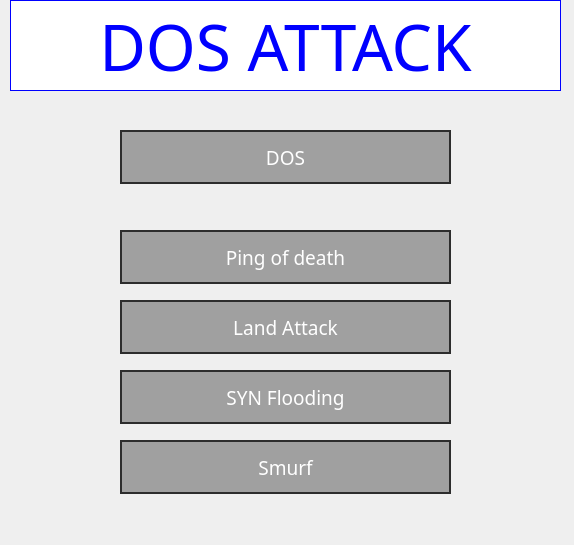
<?xml version="1.0" encoding="UTF-8"?>
<ui version="4.0">
 <class>Form</class>
 <widget class="QWidget" name="Form">
  <property name="geometry">
   <rect>
    <x>0</x>
    <y>0</y>
    <width>574</width>
    <height>545</height>
   </rect>
  </property>
  <property name="windowTitle">
   <string>Form</string>
  </property>
  <property name="styleSheet">
   <string notr="true"/>
  </property>
  <widget class="QLabel" name="label_4">
   <property name="geometry">
    <rect>
     <x>10</x>
     <y>0</y>
     <width>551</width>
     <height>91</height>
    </rect>
   </property>
   <property name="font">
    <font>
     <family>Bernard MT Condensed</family>
     <pointsize>48</pointsize>
     <weight>50</weight>
     <bold>false</bold>
    </font>
   </property>
   <property name="styleSheet">
    <string notr="true">QLabel {
    background-color: white;
    color: blue;
	border: 1px solid blue;
}
</string>
   </property>
   <property name="text">
    <string>DOS ATTACK</string>
   </property>
   <property name="alignment">
    <set>Qt::AlignCenter</set>
   </property>
  </widget>
  <widget class="QPushButton" name="pod_btn">
   <property name="geometry">
    <rect>
     <x>120</x>
     <y>230</y>
     <width>331</width>
     <height>54</height>
    </rect>
   </property>
   <property name="font">
    <font>
     <family>Berlin Sans FB</family>
     <pointsize>14</pointsize>
     <weight>50</weight>
     <italic>false</italic>
     <bold>false</bold>
    </font>
   </property>
   <property name="styleSheet">
    <string notr="true">QPushButton {
    background-color: rgba(128, 128, 128, 180);
    border: 2px solid #2d2d2d;
	font: 14pt &quot;Berlin Sans FB&quot;;
    color: white;
    padding: 5px;
    min-height: 40px;
    max-width: 400px;
}

/* 버튼에 마우스를 올렸을 때 */
QPushButton:hover {
    background-color: #dee2e6;
    border: 2px solid #0000ff;
}

/* 버튼을 클릭했을 때 */
QPushButton:pressed {
    background-color: rgba(98, 98, 98, 180);
}</string>
   </property>
   <property name="text">
    <string>Ping of death</string>
   </property>
  </widget>
  <widget class="QPushButton" name="la_btn">
   <property name="geometry">
    <rect>
     <x>120</x>
     <y>300</y>
     <width>331</width>
     <height>54</height>
    </rect>
   </property>
   <property name="font">
    <font>
     <family>Berlin Sans FB</family>
     <pointsize>14</pointsize>
     <weight>50</weight>
     <italic>false</italic>
     <bold>false</bold>
    </font>
   </property>
   <property name="styleSheet">
    <string notr="true">QPushButton {
	font: 14pt &quot;Berlin Sans FB&quot;;
    background-color: rgba(128, 128, 128, 180);
    border: 2px solid #2d2d2d;
    color: white;
    padding: 5px;
    min-height: 40px;
    max-width: 400px;
}

/* 버튼에 마우스를 올렸을 때 */
QPushButton:hover {
    background-color: #dee2e6;
    border: 2px solid #0000ff;
}

/* 버튼을 클릭했을 때 */
QPushButton:pressed {
    background-color: rgba(98, 98, 98, 180);
}</string>
   </property>
   <property name="text">
    <string>Land Attack</string>
   </property>
  </widget>
  <widget class="QPushButton" name="synf_btn">
   <property name="geometry">
    <rect>
     <x>120</x>
     <y>370</y>
     <width>331</width>
     <height>54</height>
    </rect>
   </property>
   <property name="font">
    <font>
     <family>Berlin Sans FB</family>
     <pointsize>14</pointsize>
     <weight>50</weight>
     <italic>false</italic>
     <bold>false</bold>
    </font>
   </property>
   <property name="styleSheet">
    <string notr="true">QPushButton {
	font: 14pt &quot;Berlin Sans FB&quot;;
    background-color: rgba(128, 128, 128, 180);
    border: 2px solid #2d2d2d;
    color: white;
    padding: 5px;
    min-height: 40px;
    max-width: 400px;
}

/* 버튼에 마우스를 올렸을 때 */
QPushButton:hover {
    background-color: #dee2e6;
    border: 2px solid #0000ff;
}

/* 버튼을 클릭했을 때 */
QPushButton:pressed {
    background-color: rgba(98, 98, 98, 180);
}</string>
   </property>
   <property name="text">
    <string>SYN Flooding</string>
   </property>
  </widget>
  <widget class="QPushButton" name="s_btn">
   <property name="geometry">
    <rect>
     <x>120</x>
     <y>440</y>
     <width>331</width>
     <height>54</height>
    </rect>
   </property>
   <property name="font">
    <font>
     <family>Berlin Sans FB</family>
     <pointsize>14</pointsize>
     <weight>50</weight>
     <italic>false</italic>
     <bold>false</bold>
    </font>
   </property>
   <property name="styleSheet">
    <string notr="true">QPushButton {
	font: 14pt &quot;Berlin Sans FB&quot;;
    background-color: rgba(128, 128, 128, 180);
    border: 2px solid #2d2d2d;
    color: white;
    padding: 5px;
    min-height: 40px;
    max-width: 400px;
}
/* 버튼에 마우스를 올렸을 때 */
QPushButton:hover {
    background-color: #dee2e6;
    border: 2px solid #0000ff;
}

/* 버튼을 클릭했을 때 */
QPushButton:pressed {
    background-color: rgba(98, 98, 98, 180);
}</string>
   </property>
   <property name="text">
    <string>Smurf</string>
   </property>
  </widget>
  <widget class="QPushButton" name="d_btn">
   <property name="geometry">
    <rect>
     <x>120</x>
     <y>130</y>
     <width>331</width>
     <height>54</height>
    </rect>
   </property>
   <property name="font">
    <font>
     <family>Berlin Sans FB</family>
     <pointsize>14</pointsize>
     <weight>50</weight>
     <italic>false</italic>
     <bold>false</bold>
    </font>
   </property>
   <property name="styleSheet">
    <string notr="true">QPushButton {
	font: 14pt &quot;Berlin Sans FB&quot;;
    background-color: rgba(128, 128, 128, 180);
    border: 2px solid #2d2d2d;
    color: white;
    padding: 5px;
    min-height: 40px;
    max-width: 400px;
}

/* 버튼에 마우스를 올렸을 때 */
QPushButton:hover {
    background-color: #dee2e6;
    border: 2px solid #0000ff;
}

/* 버튼을 클릭했을 때 */
QPushButton:pressed {
    background-color: rgba(98, 98, 98, 180);
}</string>
   </property>
   <property name="text">
    <string>DOS</string>
   </property>
  </widget>
 </widget>
 <resources/>
 <connections/>
</ui>
